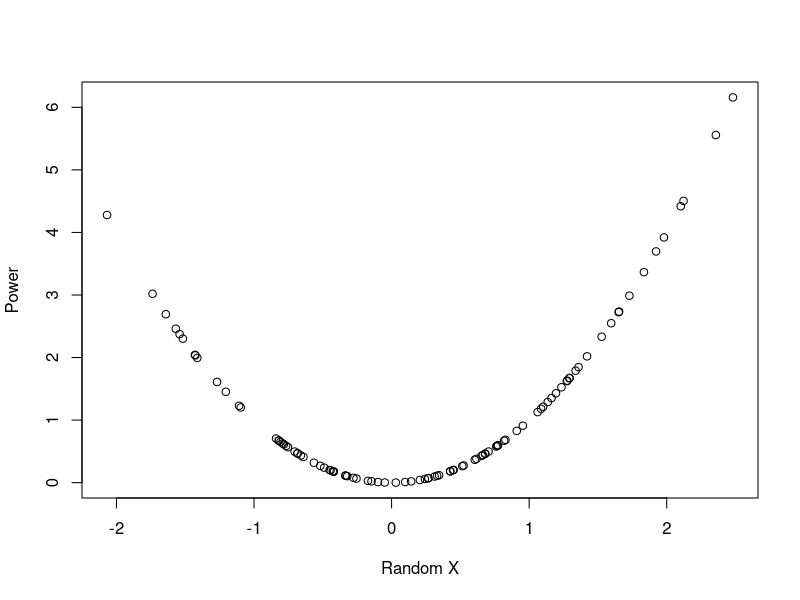

Reproduce this figure in R.
# Muhammad Noon
# saadnoon@yahoo.com
# 2018-07-03

x <- rnorm(n = 100)
# Create square of x
y <- x^2
plot(x,y, xlab = "Random X", ylab = "Power")
